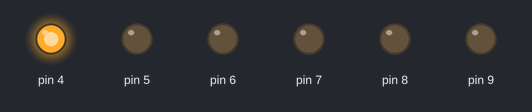
This sketch was run on a simulated Arduino Uno, built with avr-gcc and run on an emulated ATmega328P. On the bench: output pins drawn as LEDs (lit = HIGH).

Above: at 0.1 s.
At 4.6 s:
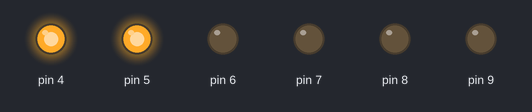
At 9.1 s:
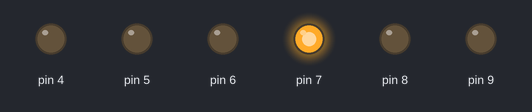
At 17.6 s:
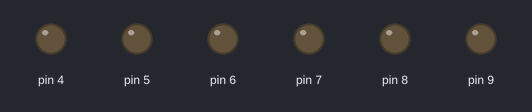
At 28.6 s:
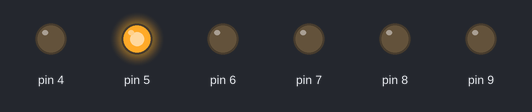
At 39.1 s:
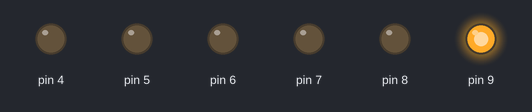
Timing chart, 0 to 40.0 s (numbered marks = the images above):
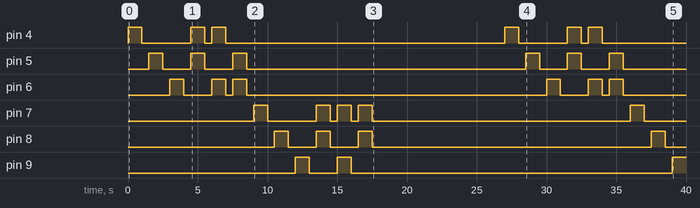

Measured:
- by itself, pin 4: LOW → HIGH at 0.00 s, → LOW 1.0 s later, → HIGH 3.5 s later, → LOW 1.0 s later, … (12 changes in this stretch)
- by itself, pin 5: LOW → HIGH at 1.5 s, → LOW 1.0 s later, → HIGH 2.0 s later, → LOW 1.0 s later, … (12 changes in this stretch)
- by itself, pin 6: LOW → HIGH at 3.0 s, → LOW 1.0 s later, → HIGH 2.0 s later, → LOW 1.0 s later, … (12 changes in this stretch)
- by itself, pin 7: LOW → HIGH at 9.0 s, → LOW 1.0 s later, → HIGH 3.5 s later, → LOW 1.0 s later, … (10 changes in this stretch)
- by itself, pin 8: LOW → HIGH at 10.5 s, → LOW 1.0 s later, → HIGH 2.0 s later, → LOW 1.0 s later, … (8 changes in this stretch)
- by itself, pin 9: goes HIGH 1.0 s, LOW 2.0 s, HIGH 1.0 s, LOW 23.0 s, then HIGH

The sketch:

mixed_colors.ino
```cpp
const int onTime = 1000;
const int offTime = 500;


 void setup() {
  pinMode(4,OUTPUT);
  pinMode(5,OUTPUT);
  pinMode(6,OUTPUT);
  pinMode(7,OUTPUT);
  pinMode(8,OUTPUT);
  pinMode(9,OUTPUT);

  }
 void loop(){
  digitalWrite(4,HIGH);
  delay (onTime);
  digitalWrite(4,LOW);
  delay (offTime);
  digitalWrite(5,HIGH);
  delay (onTime);
  digitalWrite(5,LOW);
  delay (offTime);
  digitalWrite(6,HIGH);
  delay (onTime);
  digitalWrite(6,LOW);
  delay (offTime);

//  Double mixed colors;
  digitalWrite(4,HIGH);
  digitalWrite(5,HIGH);
  delay (onTime);
  digitalWrite(4,LOW);
  digitalWrite(5,LOW);
  delay (offTime);
  digitalWrite(4,HIGH);
  digitalWrite(6,HIGH);
  delay (onTime);
  digitalWrite(4,LOW);
  digitalWrite(6,LOW);
  delay (offTime);
  digitalWrite(5,HIGH);
  digitalWrite(6,HIGH);
  delay (onTime);
  digitalWrite(5,LOW);
  digitalWrite(6,LOW);
  delay (offTime);

  digitalWrite(7,HIGH);
  delay (onTime);
  digitalWrite(7,LOW);
  delay (offTime);
  digitalWrite(8,HIGH);
  delay (onTime);
  digitalWrite(8,LOW);
  delay (offTime);
  digitalWrite(9,HIGH);
  delay (onTime);
  digitalWrite(9,LOW);
  delay (offTime);

//  Double mixed colors;
  digitalWrite(7,HIGH);
  digitalWrite(8,HIGH);
  delay (onTime);
  digitalWrite(7,LOW);
  digitalWrite(8,LOW);
  delay (offTime);
  digitalWrite(7,HIGH);
  digitalWrite(9,HIGH);
  delay (onTime);
  digitalWrite(7,LOW);
  digitalWrite(9,LOW);
  delay (offTime);
  digitalWrite(7,HIGH);
  digitalWrite(8,HIGH);
  delay (onTime);
  digitalWrite(7,LOW);
  digitalWrite(8,LOW);
  delay (offTime);


  digitalWrite(10,HIGH);
  delay (onTime);
  digitalWrite(10,LOW);
  delay (offTime);
  digitalWrite(11,HIGH);
  delay (onTime);
  digitalWrite(11,LOW);
  delay (offTime);
  digitalWrite(12,HIGH);
  delay (onTime);
  digitalWrite(12,LOW);
  delay (offTime);

//  Double mixed colors;
  digitalWrite(10,HIGH);
  digitalWrite(11,HIGH);
  delay (onTime);
  digitalWrite(10,LOW);
  digitalWrite(11,LOW);
  delay (offTime);
  digitalWrite(10,HIGH);
  digitalWrite(12,HIGH);
  delay (onTime);
  digitalWrite(10,LOW);
  digitalWrite(12,LOW);
  delay (offTime);
  digitalWrite(10,HIGH);
  digitalWrite(11,HIGH);
  delay (onTime);
  digitalWrite(10,LOW);
  digitalWrite(11,LOW);
  delay (offTime);

 }
```
